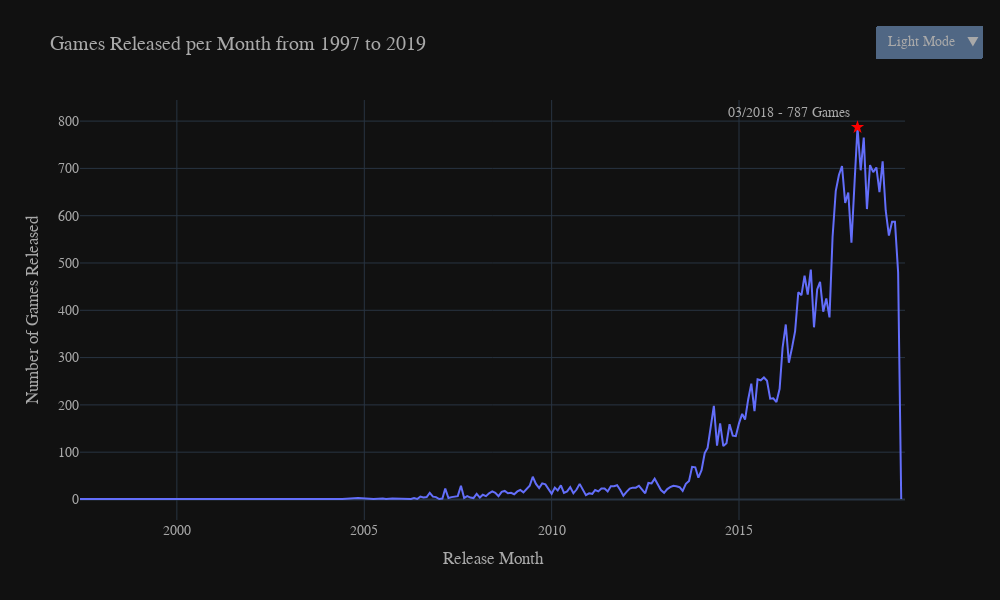

The notebook cell this image was saved under:
### Markdown cell above
## 7. Which month saw the highest number of game releases?

### Code cell
# Create a new column that only shows the month and year of release
df['release_month'] = df['release_date'].dt.to_period('M')

# Count how many games were released each month
games_per_month = df['release_month'].value_counts().sort_index()

# Find the highest point
max_point = games_per_month.idxmax()
max_value = games_per_month.max()
max_point_formatted = max_point.strftime('%m/%Y')


# Create a line chart
fig = px.line(
    games_per_month,
    x=games_per_month.index.astype(str),
    y=games_per_month.values,
    title="Games Released per Month from 1997 to 2019",
    labels={'x': 'Release Month', 'y': 'Number of Games Released'},
    template="plotly_dark",
)

# Add the highest point marker
fig.add_scatter(
    x=[str(max_point)],  
    y=[max_value],
    mode='markers+text',
    marker=dict(color='red', size=10, symbol='star'),
    text=[f'{max_point_formatted} - {max_value} Games'],
    textposition='top left',
    showlegend=False
)


fig.update_layout(
    font=dict(family='Helvetica', size=14, color='rgb(169, 169, 169)'),
    height=600,
    width=1000
)

# Light/Dark mode button
fig.update_layout(
    updatemenus=[{
        'buttons': [
            {
                'label': 'Light Mode',
                'method': 'relayout',
                'args': ['template', 'plotly_white'],  
            },
            {
                'label': 'Dark Mode',
                'method': 'relayout',
                'args': ['template', 'plotly_dark'],  
            }
        ],
        'direction': 'down',  
        'showactive': True,
        'x': 1.1,  
        'xanchor': 'right',  
        'y': 1.2,  
        'yanchor': 'top',  
        'pad': {'r': 5, 't': 10},  
    }]
)

fig.show()

### Figure 1 — Plotly figure (JSON) as saved in the notebook; plotly's stock layout.template omitted (floating-point values rounded to 4 significant figures; data arrays with more than 128 entries replaced by an {"elided": "..."} marker saying what was removed)
{"data": [{"hovertemplate": "Release Month=%{x}<br>Number of Games Released=%{y}<extra></extra>", "legendgroup": "", "line": {"color": "#636efa", "dash": "solid"}, "marker": {"symbol": "circle"}, "mode": "lines", "name": "", "orientation": "v", "showlegend": false, "type": "scatter", "x": {"elided": "179 str values"}, "xaxis": "x", "y": {"elided": "179 int values"}, "yaxis": "y"}, {"marker": {"color": "red", "size": 10, "symbol": "star"}, "mode": "markers+text", "showlegend": false, "text": ["03/2018 - 787 Games"], "textposition": "top left", "type": "scatter", "x": ["2018-03"], "y": [787]}], "layout": {"font": {"color": "rgb(169, 169, 169)", "family": "Helvetica", "size": 14}, "height": 600, "legend": {"tracegroupgap": 0}, "title": {"text": "Games Released per Month from 1997 to 2019"}, "updatemenus": [{"buttons": [{"args": ["template", "plotly_white"], "label": "Light Mode", "method": "relayout"}, {"args": ["template", "plotly_dark"], "label": "Dark Mode", "method": "relayout"}], "direction": "down", "pad": {"r": 5, "t": 10}, "showactive": true, "x": 1.1, "xanchor": "right", "y": 1.2, "yanchor": "top"}], "width": 1000, "xaxis": {"anchor": "y", "domain": [0, 1], "title": {"text": "Release Month"}}, "yaxis": {"anchor": "x", "domain": [0, 1], "title": {"text": "Number of Games Released"}}}}
